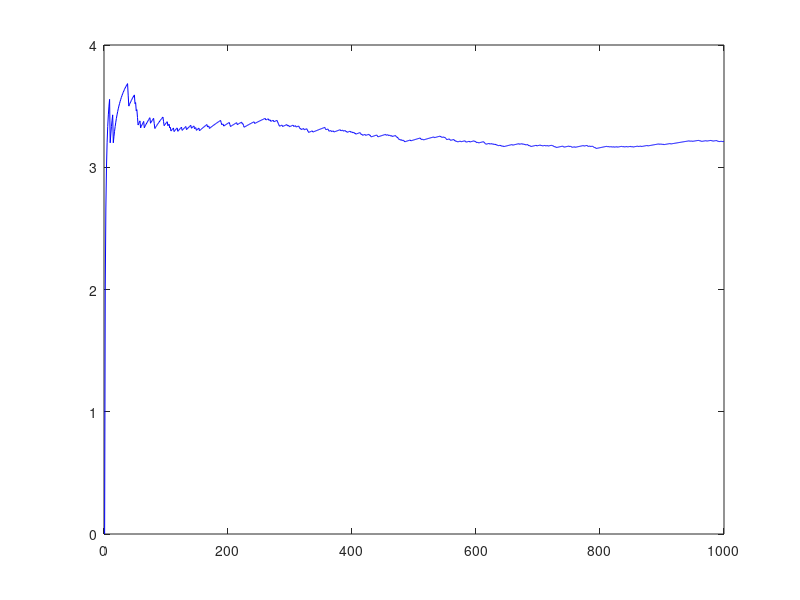

MATLAB code to generate this figure: (Note: this script raises an error after producing the figure.)
clear; clc;


N = 1000;  % Set the total number of points

% Initialize counters and arrays
inside_circle = 0;    % Counter for points inside the quarter circle
pi_estimates = zeros(1, N);  % Array to store pi estimates
deviation = zeros(1, N);     % Array to store deviation from true pi
execution_times = zeros(1, N);  % Array to store execution times
precision = zeros(1, N);     % Array to store precision (% accuracy)

% Start overall timer
tic;

for i = 1:N
    % Generate random points (x, y)
    x = rand();
    y = rand();
    
    % Check if the point is inside the quarter circle
    if (x^2 + y^2 <= 1)
        inside_circle = inside_circle + 1;
    end
    
    pi_estimates(i) = 4 * (inside_circle / i);
    
    deviation(i) = abs(pi - pi_estimates(i));
    
    % Compute precision (% accuracy)
    precision(i) = 100 * (1 - deviation(i) / pi);
    
    % Record execution time up to this point
    execution_times(i) = toc;
end

% Plot 1: True pi, Estimated pi, and Deviation vs Number of Points
figure;
plot(1:N, pi_estimates, 'b', 'DisplayName', 'Estimated \pi');
hold on;
yline(pi, 'r-', 'DisplayName', 'True \pi');  % True value of pi
plot(1:N, deviation, 'g', 'DisplayName', 'Deviation');
title('Estimated \pi, True \pi, and Deviation vs. Number of Points');
xlabel('Number of Points');
ylabel('Value / Deviation');
legend('Location', 'best');
grid on;

% Plot 2: Execution Time and Precision vs Number of Points
figure;
yyaxis left;  % Left axis for execution time
plot(1:N, execution_times, 'm', 'DisplayName', 'Execution Time');
ylabel('Execution Time (seconds)');
yyaxis right;  % Right axis for precision (%)
plot(1:N, precision, 'k', 'DisplayName', 'Precision (%)');
ylabel('Precision (%)');
title('Execution Time and Precision vs. Number of Points');
xlabel('Number of Points');
legend('Location', 'best');
grid on;

% Display the final estimated value of pi and execution time
disp(['Final estimated value of \pi: ', num2str(pi_estimates(end))]);
